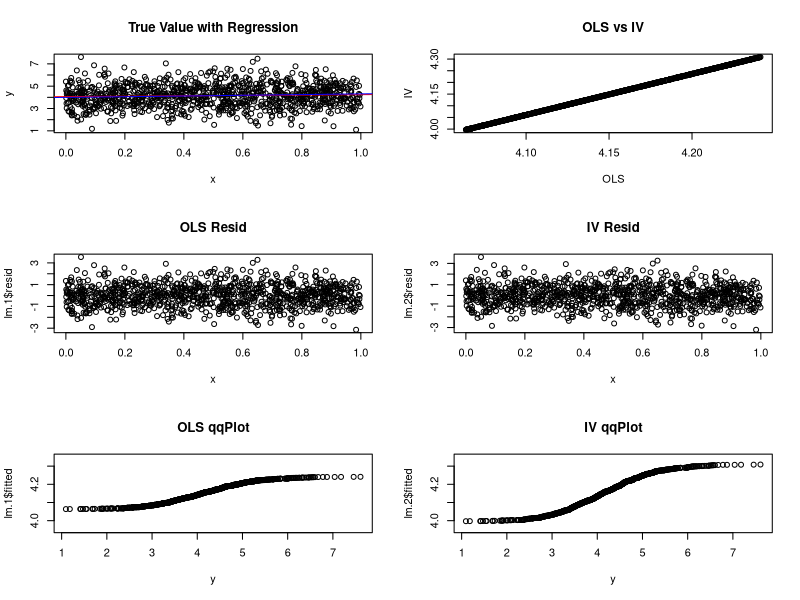
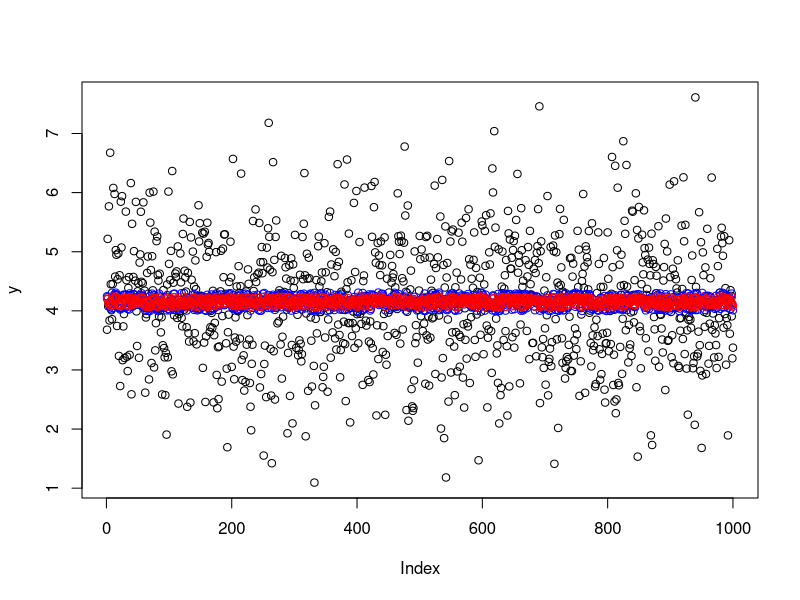

Source code (R) for these figures, in order:
# hw3
# 1)
n <- 500
# i)
set.seed(123456)
xi <- runif(n,0,10)
mean(xi)
sd(xi)

# ii)
set.seed(123456)
ui <- rnorm(n,0,sqrt(36))
mean(ui)
# The sample average of ui will not be zero unless all
# 500 generated error numbers equals to zero OR the
# samples are exactly symmetric with zero being the center.
# Since we generated with mu=zero with sd=6, it is extremely 
# unlikely that we will get a sample mean exactly equal to 0.
sd(ui)

# iii)
yi <- 1+2*xi+ui
lm.0 <- lm(yi~xi)
summary(lm.0)
# Intercept: 0.99934
# Slope: 2.01509
# Both estimated intercept and slope are pretty close to the
# population intercept and slope. They are not equal due to
# the random generation of numbers and addition of random
# error from a normal distribution to a term from a uniform 
# distribution.

# iv)
resids <- lm.0$residuals
sum(resids)
sum(xi*resids)
# Both sums are extremely close to zero.
# Thus, verifying two of our assumptions.

# v)
sum(ui)
sum(xi*ui)
# These sums are nowhere near zero. Clarifying that there is
# a difference between errors and residuals.

# vi)
# vi) i)
set.seed(567890)
xi2 <- runif(n,0,10)
mean(xi2)
sd(xi2)

# vi) ii)
set.seed(567890)
ui2 <- rnorm(n,0,sqrt(36))
mean(ui2)
# Again, the sample average of ui2 will not be zero unless all
# 500 generated error numbers equals to zero OR the
# samples are exactly symmetric with zero being the center.
# Since we generated with mu=zero with sd=6, it is extremely 
# unlikely that we will get a sample mean exactly equal to 0.
sd(ui2)

# vi) iii)
yi2 <- 1+2*xi2+ui2
lm.02 <- lm(yi2~xi2)
summary(lm.02)
# Intercept: 0.15412 (Beta0_hat)
# Slope: 2.11078 (Beta1_hat)
# This time, our intercept estimate is quite off and our slope
# estimate is a bit off than before from the population values.
# Our estimators' values are different from before's because
# we are using different samples. And with the variations
# caused by the random samples, our Beta0_hat and Beta1_hat
# values will vary almost everytime.

# 2)
n <- 1000
set.seed(123456)
x <- runif(n,0,1) # x val
e <- rnorm(n,0,1) # error
v <- rnorm(n,1,1)
z <- v*x # iv val
y <- 4+0.3*x+e # true val
# a)
lm.1 <- lm(y~x)
# b)
# install.packages("AER")
library(AER)
lm.2 <- ivreg(y~x|z)
# plots to compare
par(mfrow = c(3,2))
plot(x,y,main = "True Value with Regression")
abline(lm.1, col = 'red')
abline(lm.2, col = 'blue')
plot(lm.1$fitted,lm.2$fitted, main = "OLS vs IV", 
     xlab = "OLS", ylab = "IV")
# residual plots
plot(x,lm.1$resid, main = "OLS Resid")
plot(x,lm.2$resid, main = "IV Resid")
# qqplots
qqplot(y,lm.1$fitted, ylim = c(3.95,4.35), main = "OLS qqPlot")
qqplot(y,lm.2$fitted, ylim = c(3.95,4.35), main = "IV qqPlot")
par(mfrow = c(1,1))
plot(y)
points(lm.2$fitted, col = "blue")
points(lm.1$fitted, col = "red")
# summaries
summary(lm.1)
summary(lm.2)
# summary(lm.1)$sigma
# summary(lm.2)$sigma
# summary(lm.1)$r.squared
# summary(lm.2)$r.squared

# i)
# Comparing the OLS estimates and the true values, we can see
# that the redisuals are quite large with a R-squared value of
# 0.002613. The residual SE is 1.001. The linear model's
# intercept is 4.06372 with a slope 0.17777. Looking at the
# qqplot we can clearly tell that the generated data comes from
# a normal distribution. Overall, we can say that the OLS
# regression captures the general trend of the true values.

# ii)
# Comparing the IV estimates and the true values, we can see
# that the residuals are again quite large with a R-squared
# value of 0.001122. The residual SE is 1.002. The model's
# intercept is 3.9971 with a slope 0.3121. From the qqplot we
# can again see that the data comes from a normal distribution.
# Here as well, we can say that the IV regression captures the
# general trend of the true values.

# iii)
# The interesting facts come from comparing OLS and IV. Even 
# though they give similar estimates, they are different. The
# IV's R-squared value is smaller. Its residual SE is larger.
# Its intercept is close enough but has a steeper slope. The
# min and max values of the residuals are a slightly more
# extreme than the OLS's. I would say that these two estimates
# give mostly similar results from our simple generated true
# data, but the IV estimate is just slightly more "spread out."
